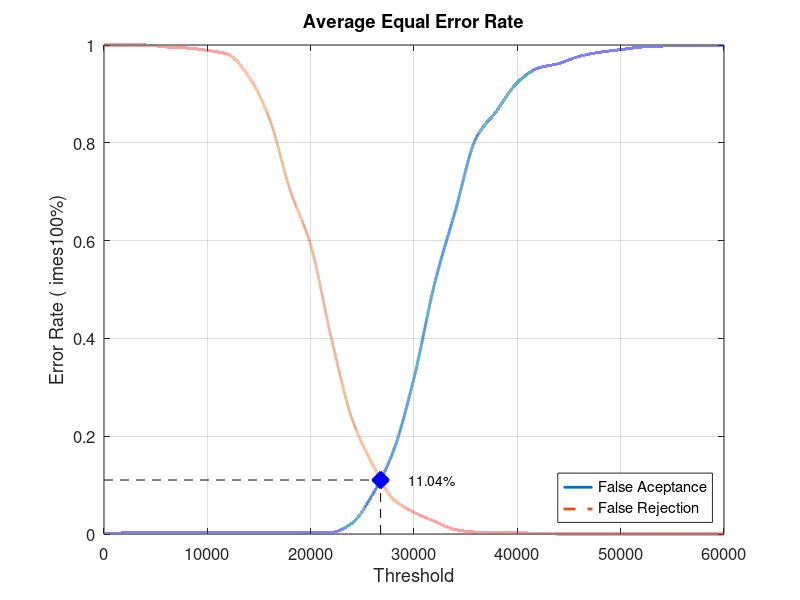
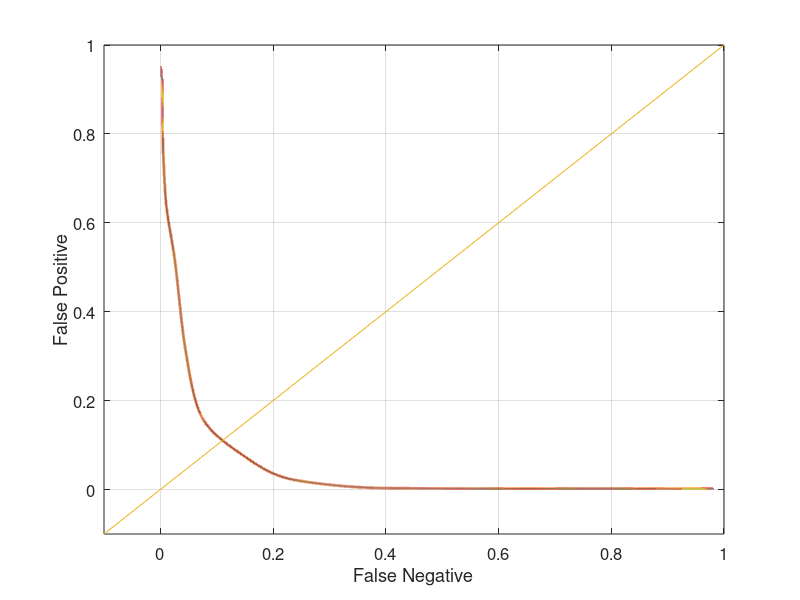

These charts were generated, in order, by the following MATLAB code:
close all;
clear;
clc;
x = 0:2000:60000;
xq = 0:0.5:60000;

y0 = [0 0.00210526 0.00210526 0.00210526 0.00210526 0.00210526 0.00210526 0.00210526 0.00210526 0.00210526 0.00210526 0.00315789 0.0221053 0.0810526 0.169474 0.318947 0.512632 0.661053 0.809474 0.865263 0.923158 0.952632 0.962105 0.976842 0.985263 0.990526 0.99579 0.997895 0.998947 0.998947 1]
yy0 = interp1(x, y0, xq, 'pchip');
y1 = [1 1 1 0.996 0.994 0.989 0.981 0.936 0.85 0.704 0.591 0.401 0.236 0.142 0.071 0.044 0.026 0.009 0.004 0.004 0.003 0.001 0 0 0 0 0 0 0 0 0]
yy1 = interp1(x, y1, xq, 'pchip');

% Calculating EER: 
y2 = abs(y0 - y1);
find(y2 == min(y2))
yy2 = abs(yy0 - yy1);
xEER = find(yy2 == min(yy2));
xEERIndex = xq(xEER) % X-axis EER
yEER = yy0(xEER) % Y-axis EER

main = figure
plot(xq, yy0,'-','LineWidth', 2);	hold on
plot(xq, yy1,'--','LineWidth', 2);	hold on
plot([xEERIndex xEERIndex], [0 yEER], 'k--');	hold on
plot([0 xEERIndex], [yEER yEER], 'k--');	hold on
plot(xEERIndex, yEER, 'bx', 'LineWidth', 10);	hold on
text(xEERIndex + 10 * xEERIndex / 100, yEER, [num2str(round((10000 * yEER)) / 100) '%'])
legend('False Aceptance', 'False Rejection', 'Location', 'SouthEast')
xlabel('Threshold')
ylabel('Error Rate (	imes100%)')
title('Average Equal Error Rate')
set(gca, 'FontSize', 12)
axis([0 60000 0 1])
grid on

print(main, 'Database2AverageMain', '-dpng');
FNRxFPR = figure('Color', [1 1 1]);
plot(yy1, yy0, '-', yy1, yy0, 'LineWidth', 2);
hold on
y = -0.1:0.1:1
plot(y, y); 
set(gca, 'FontSize', 12)
xlabel('False Negative')
ylabel('False Positive')
axis([-0.1 1 -0.1 1])
set(gca, 'FontSize', 12)
grid on

print(FNRxFPR, 'Database2AverageFNRxFPR','-dpng');
